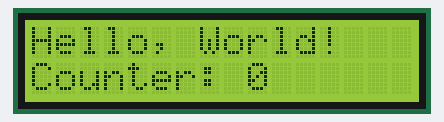
Recording of a program running on a simulated ESP32. On the bench: 16×2 character LCD.

Above: at 0.1 s.
At 4.2 s:
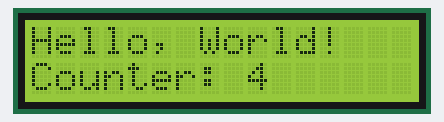
At 9.2 s:
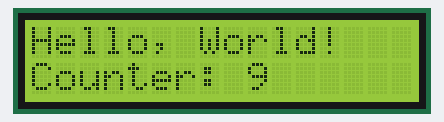
At 19.3 s:
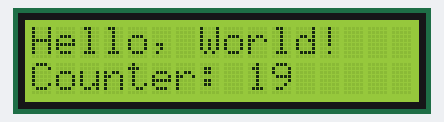
At 28.4 s:
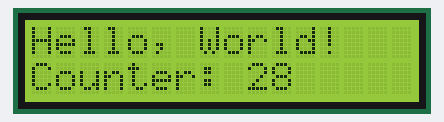
At 38.5 s:
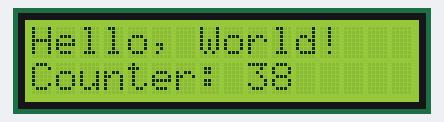

The program:

main.cpp
```cpp
#include <Arduino.h>
#include <LiquidCrystal_I2C.h>  // biblioteca para administrar LCDs usando protocolo I2C
#include <Wire.h>               // biblioteca para estabelecer barramentos (conexões)

// Defines
#define SDA 13
#define SCL 14 // I2C bus
/*
* lcd1602 que usa PCF8574T, endereço I2C é 0x27
* lcd1602 que usa PCF8574AT, endereço I2c é 0x3F
*/
#define CI_ADDR1 0x27
#define CI_ADDR2 0x3F

// Objeto lcd
LiquidCrystal_I2C lcd (CI_ADDR1/*endereço*/, 16/*n colunas*/, 2/*n linhas*/);

// Declaração de funções
bool I2CAddrTest(byte addr);

void setup() {

  // Barramento de dados + controle
  Wire.begin(SDA, SCL); // necessário para o funcionamento da biblioteca LiquidCrystal_I2C

  // Caso o endereço do CI não exista no lcd, então trocamos de endereço
  if(!I2CAddrTest(CI_ADDR1))
    lcd = LiquidCrystal_I2C(CI_ADDR2, 16, 2);

  // Iniciação do driver do LCD
  lcd.init();

  // Abre luz de fundo do LCD
  lcd.backlight();

  // Seta a posição de impressão no lcd no início da primeira linha
  lcd.setCursor(0,0);

  // Escrita no lcd
  lcd.print("Hello, World!");

}

void loop() {
  // Seta a posição de impressão no lcd no início da segunda linha
  lcd.setCursor(0,1);

  // Impressão de tempo de funcionamento do programa no lcd
  lcd.print("Counter: " + String(millis()/1000));

  // Delay de 1 segundo
  delay(1000);
}

// Função responssável por testar a conexão de um endereço (verificando se ele existe)
bool I2CAddrTest(byte addr){
  // Começa transmissão de barramento com o endereço passado por parâmetro
  Wire.beginTransmission(addr);

  // Se a transmissão ocorrer automaticamente, o endereço existe
  if(Wire.endTransmission() == 0);
    return true;

  // Caso contrário (demorou mais tempo para término da transmissão), o endereço não existe
  return false;
}
```

Measured:
- what the display in image 1 shows lasts 1.0 s, from 4.1 s to 5.1 s
